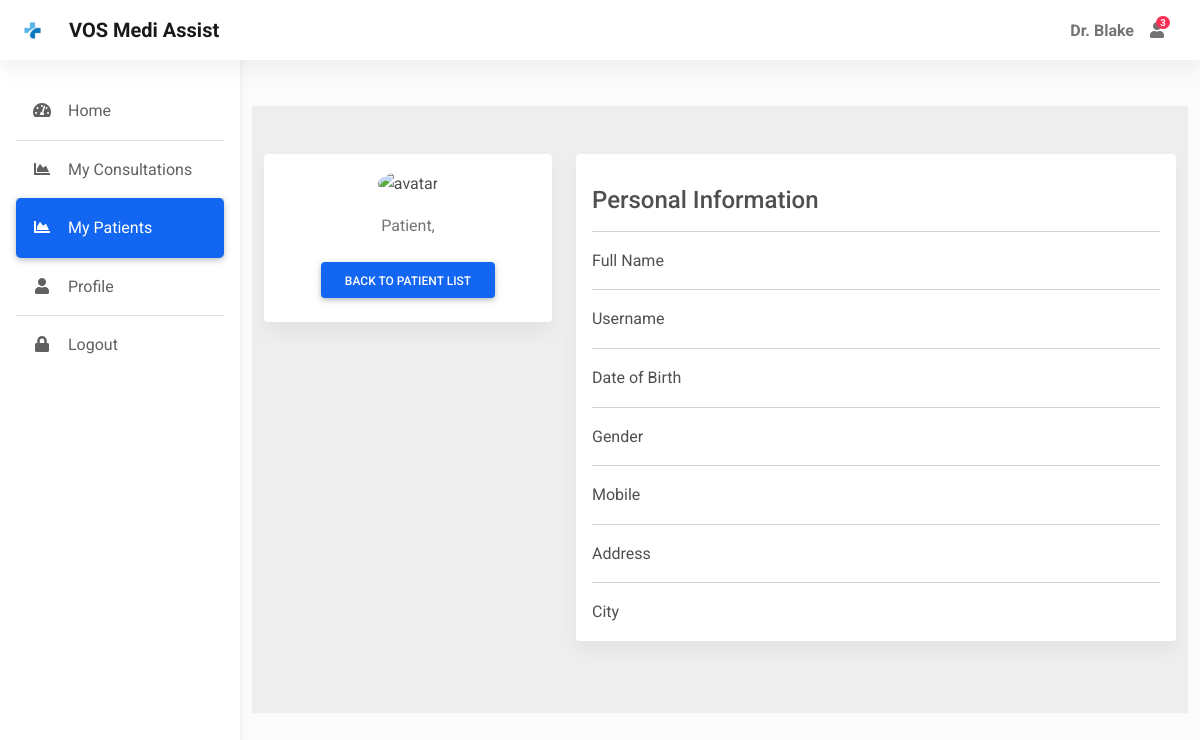
The app's page /viewpatient/4 (signed in), older data.
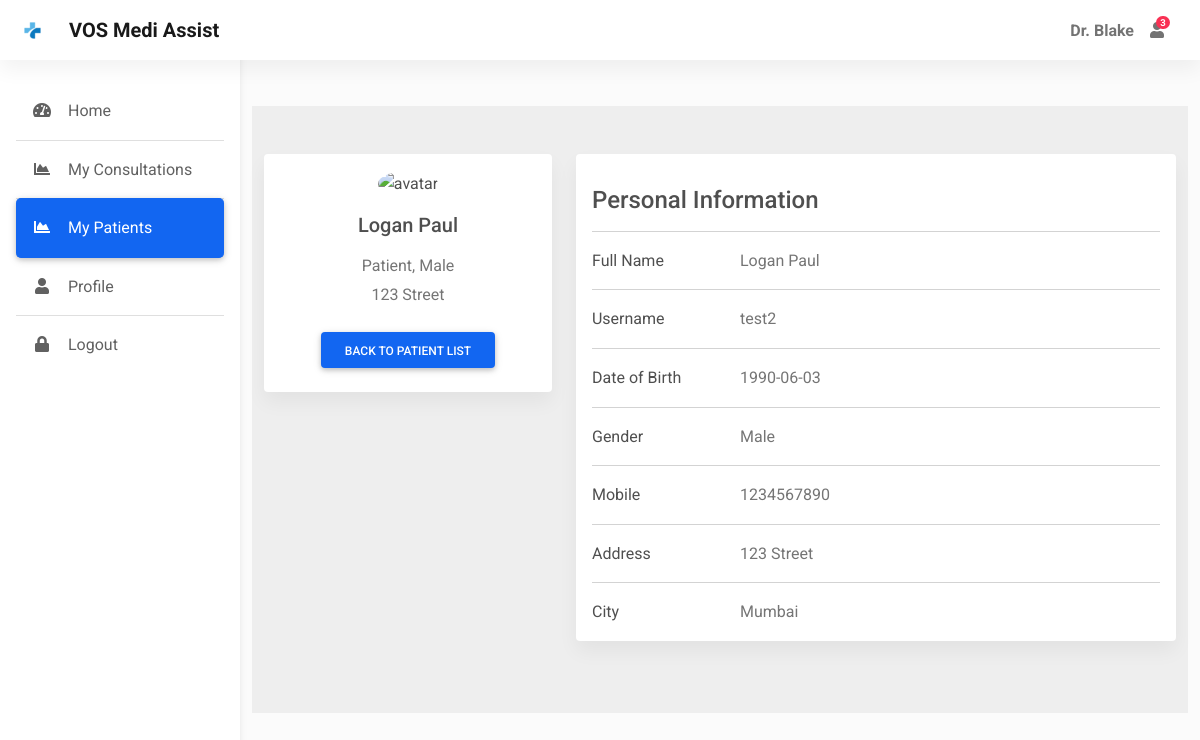
The same page, newer data.
### app.py (models this page shows)
class User(db.Model, UserMixin):
    id = db.Column(db.Integer, primary_key=True)
    username = db.Column(db.String(50), nullable=False, unique=True)
    password = db.Column(db.String(50), nullable=False)
    name = db.Column(db.String(50), nullable=False)
    address = db.Column(db.String(80))
    city = db.Column(db.String(30))
    dob = db.Column(db.Date, nullable=False)
    gender = db.Column(db.String(10), nullable=False)
    is_doctor = db.Column(db.Boolean, default=False, nullable=False)
    mobile = db.Column(db.Integer)

### app.py (the view)
@app.route("/viewpatient/<int:id>", methods=['GET', 'POST'])
@login_required
def viewpatient(id):
    if current_user.is_doctor:
        patient = User.query.filter_by(id = id).first()
        return render_template('viewpatient.html', patient = patient)
    else:
        return redirect(url_for('home'))

### app.py (called while the page is built)
@login_manager.user_loader
def load_user(user_id):
    return User.query.get(int(user_id))

@app.context_processor
def inject_datetime():
    return dict(datetime=datetime)

### templates/viewpatient.html (shortened to what this page needs)
{% extends "dashboard.html" %}
{% block main %}
<div class="container pt-5">
    <section style="background-color: #eee;">
        <div class="container py-5">
          <div class="row">
            <div class="col-lg-4">
              <div class="card mb-4">
                <div class="card-body text-center">
                  <img src="https://mdbcdn.b-cdn.net/img/Photos/new-templates/bootstrap-chat/ava3.webp" alt="avatar"
                    class="rounded-circle img-fluid" style="width: 150px;">
                  <h5 class="my-3">{{ patient.name }}</h5>
                    <p class="text-muted mb-1">Patient, {{ patient.gender }}</p>
                    <p class="text-muted mb-4">{{ patient.address }}</p>
                  <div class="d-flex justify-content-center mb-2">
                    <a href="{{ url_for('mypatients') }}" class="btn btn-primary">Back to Patient List</a>
                  </div>
                </div>
              </div>
            </div>
            <div class="col-lg-8">
              <div class="card mb-4">
                <div class="card-body">
                    <h4 class="my-3">Personal Information</h4>
                    <hr>
                    <div class="row">
                        <div class="col-sm-3">
                        <p class="mb-0">Full Name</p>
                        </div>
                        <div class="col-sm-9">
                        <p class="text-muted mb-0">{{ patient.name }}</p>
                        </div>
                    </div>
                    <hr>
                    <div class="row">
                        <div class="col-sm-3">
                        <p class="mb-0">Username</p>
                        </div>
                        <div class="col-sm-9">
                        <p class="text-muted mb-0">{{ patient.username }}</p>
                        </div>
                    </div>
                    <hr>
                    <div class="row">
                        <div class="col-sm-3">
                        <p class="mb-0">Date of Birth</p>
                        </div>
                        <div class="col-sm-9">
                        <p class="text-muted mb-0">{{ patient.dob }}</p>
                        </div>
                    </div>
                    <hr>
                    <div class="row">
                        <div class="col-sm-3">
                        <p class="mb-0">Gender</p>
                        </div>
                        <div class="col-sm-9">
                        <p class="text-muted mb-0">{{ patient.gender }}</p>
                        </div>
                    </div>
                    <hr>
                    <div class="row">
                        <div class="col-sm-3">
                        <p class="mb-0">Mobile</p>
                        </div>
                        <div class="col-sm-9">
                        <p class="text-muted mb-0">{{ patient.mobile }}</p>
                        </div>
                    </div>
                    <hr>
                    <div class="row">
                        <div class="col-sm-3">
                        <p class="mb-0">Address</p>
                        </div>
                        <div class="col-sm-9">
                        <p class="text-muted mb-0">{{ patient.address }}</p>
                        </div>
                    </div>
                    <hr>
                    <div class="row">
                        <div class="col-sm-3">
                        <p class="mb-0">City</p>
                        </div>
                        <div class="col-sm-9">
                        <p class="text-muted mb-0">{{ patient.city }}</p>
                        </div>
                    </div>
                </div>
              </div>
            </div>
          </div>
        </div>
      </section>
</div>
{% endblock %}

Row changes from the older to the newer data that the page shows:
added User: name "Logan Paul", gender "Male", address "123 Street", username "test2", dob "1990-06-03", mobile "1234567890", city "Mumbai"
